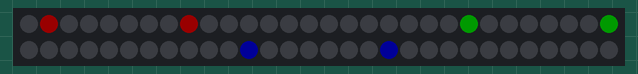
Recording of a sketch running on a simulated Arduino Uno, built with avr-gcc and run on an emulated ATmega328P. Parts: 60 RGB LEDs in strip order, left to right, continuing on the next row. Dim RGB values are drawn brighter than linear.

Above: at 0.01 s.
At 4.73 s:
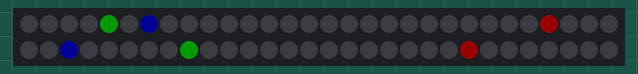
At 9.45 s:
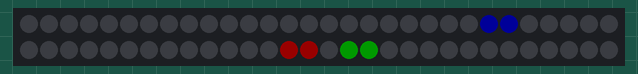
At 19.02 s:
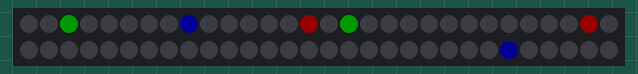
At 28.72 s:
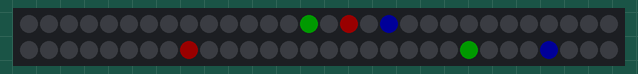
At 38.3 s:
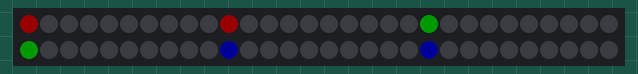

The sketch:

multi_snail_crosses.ino
```cpp
/*
 * light_ws2812 example
 * Fade LEDs in R, G, B order; demonstrate functions for changing color order.
 *
 * Created: September 6, 2014
 * Author: Windell Oskay (www.evilmadscientist.com)
 */

#include <WS2812.h>

#define outputPin 7  // Digital output pin (default: 7)
#define LEDCount 60   // Number of LEDs to drive (default: 9)


WS2812 LED(LEDCount);
cRGB value;

byte intensity = 25;
byte sign;
int SNAILS = 6;
int ledsToLight[] = {0, 10, 20, 30, 40, 50};
int speeds[] = {1, -2, 2, -1, 1, -2};
int colours[][3] = {{intensity, 0, 0},
                    {intensity, 0, 0},
                    {0, intensity, 0},
                    {0, intensity, 0},
                    {0, 0, intensity},
                    {0, 0, intensity}
                    };

void setup() {
    LED.setOutput(outputPin); // Digital Pin 7

  /* You may uncomment one of the following three lines to switch
  to a different data transmission sequence for your addressable LEDs.
  (These functions can be used at any point in your program as needed.)   */

  LED.setColorOrderRGB();  // Uncomment for RGB color order
  //LED.setColorOrderBRG();  // Uncomment for BRG color order
  //LED.setColorOrderGRB();  // Uncomment for GRB color order (Default; will be used if none other is defined.)
}

void loop() {
  moveSnails();
  displaySnails();

  delay(40); // Wait (ms)
}

void moveSnails() {
  for (int i = 0; i < SNAILS; i++) {
    ledsToLight[i] = (ledsToLight[i] + speeds[i] + LEDCount) % LEDCount;
  }
}

void displaySnails() {
  for (int i = 0; i < LEDCount; i++) {
    value.r = 0;
    value.g = 0;
    value.b = 0;
    LED.set_crgb_at(i, value);
  }

  for (int i = 0; i < SNAILS; i++) {
    value = LED.get_crgb_at(ledsToLight[i]);
    value.r = (value.r + colours[i][0]) % (intensity + 1);
    value.g = (value.g + colours[i][1]) % (intensity + 1);
    value.b = (value.b + colours[i][2]) % (intensity + 1);
    LED.set_crgb_at(ledsToLight[i], value);

//    value.r = colours[i][0];
//    value.g = colours[i][1];
//    value.b = colours[i][2];
//    LED.set_crgb_at(ledsToLight[i], value);
  }
  LED.sync(); // Sends the data to the LEDs
}
```
